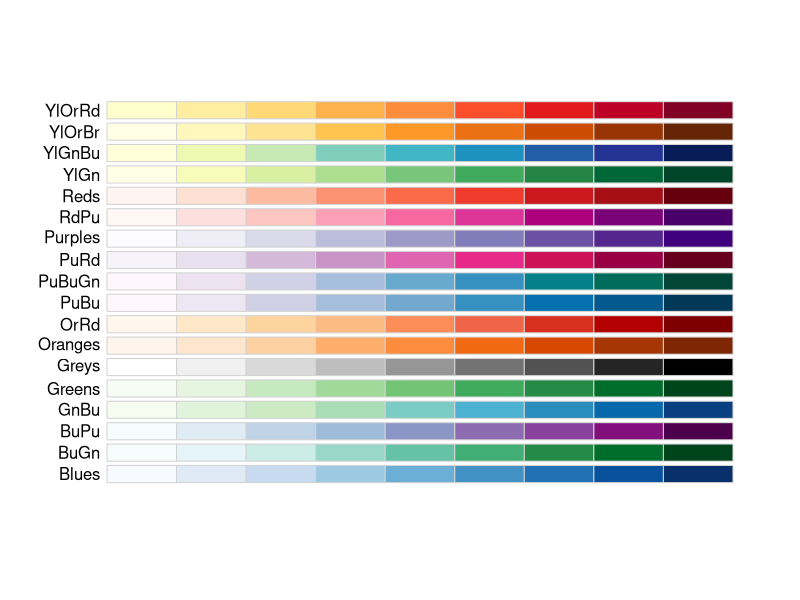
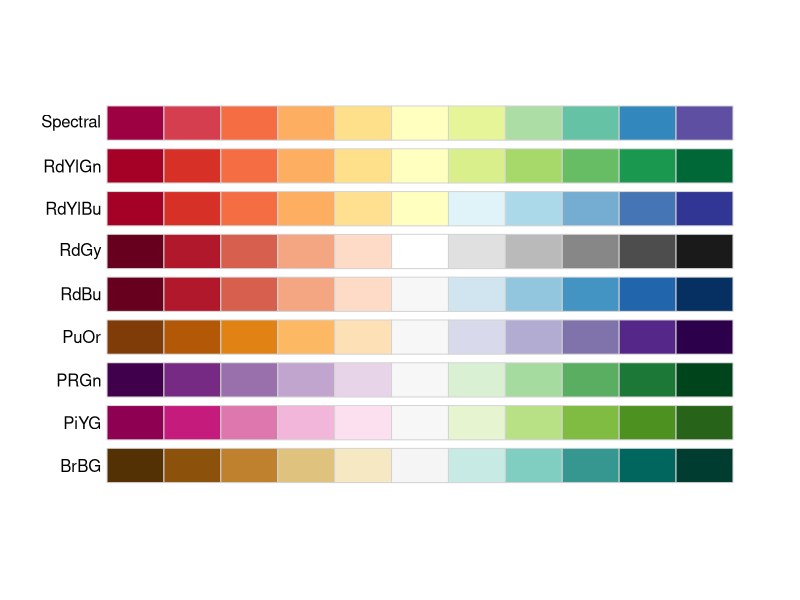
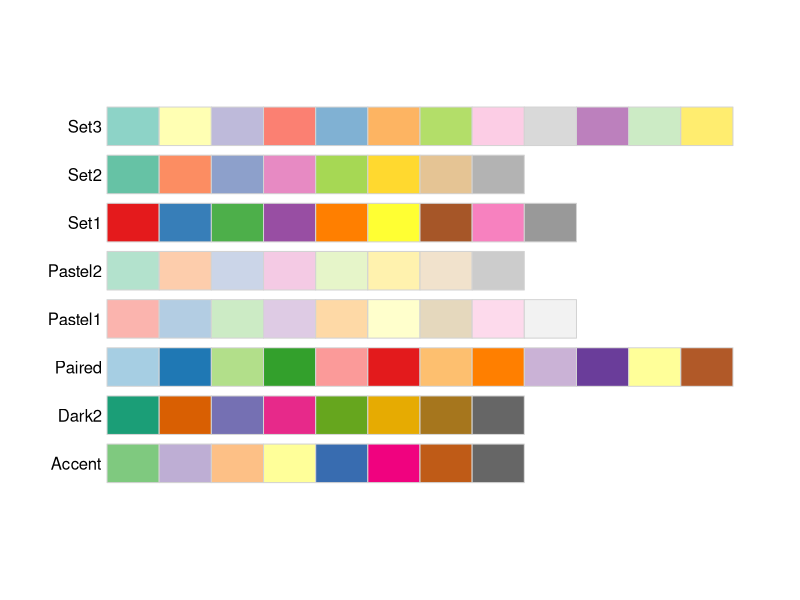
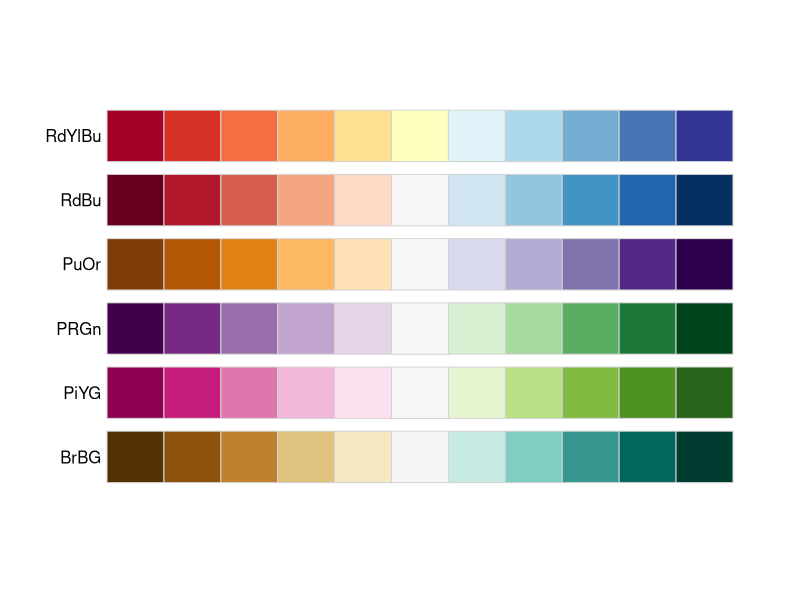
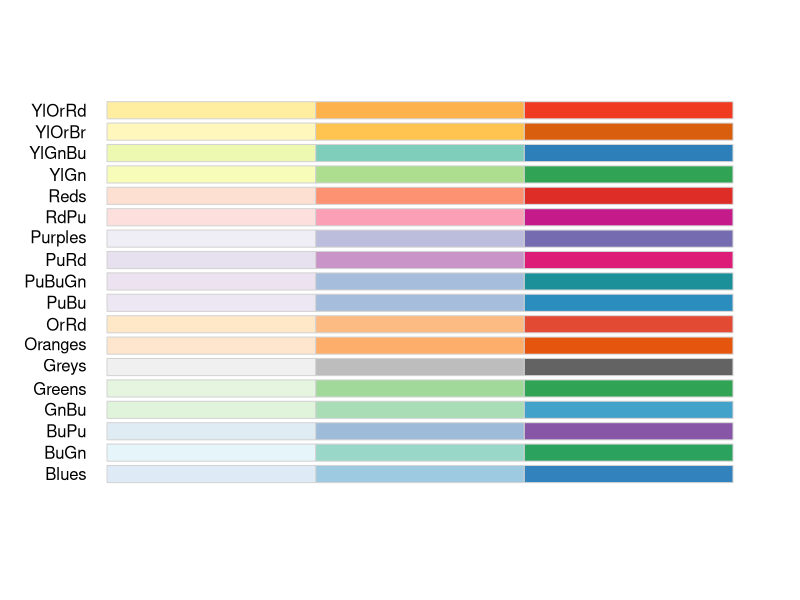
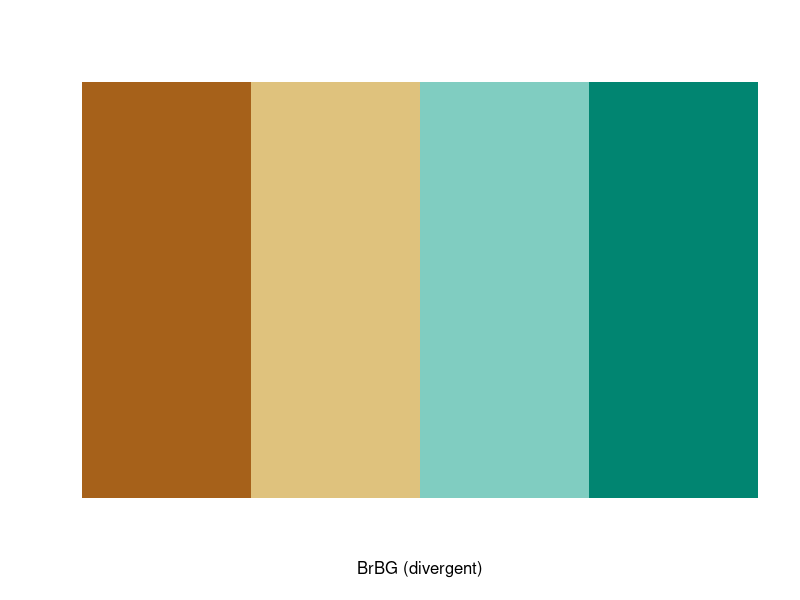
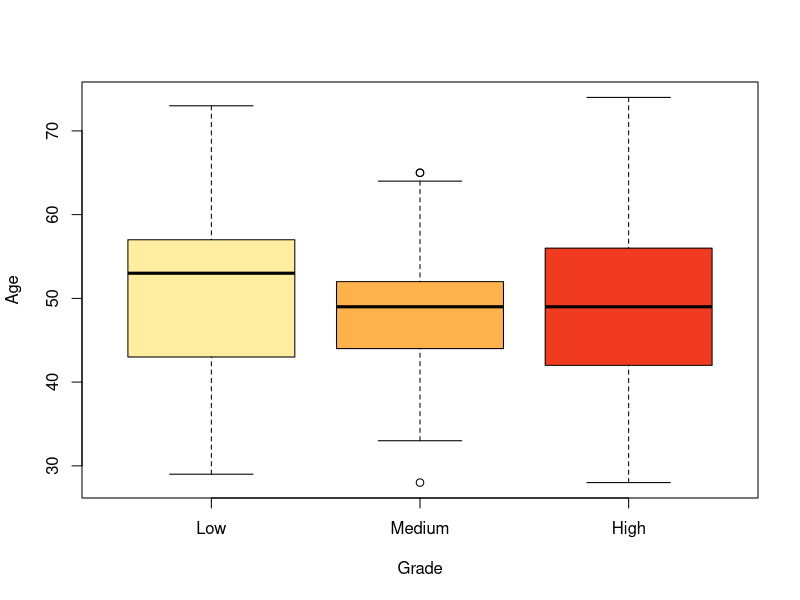
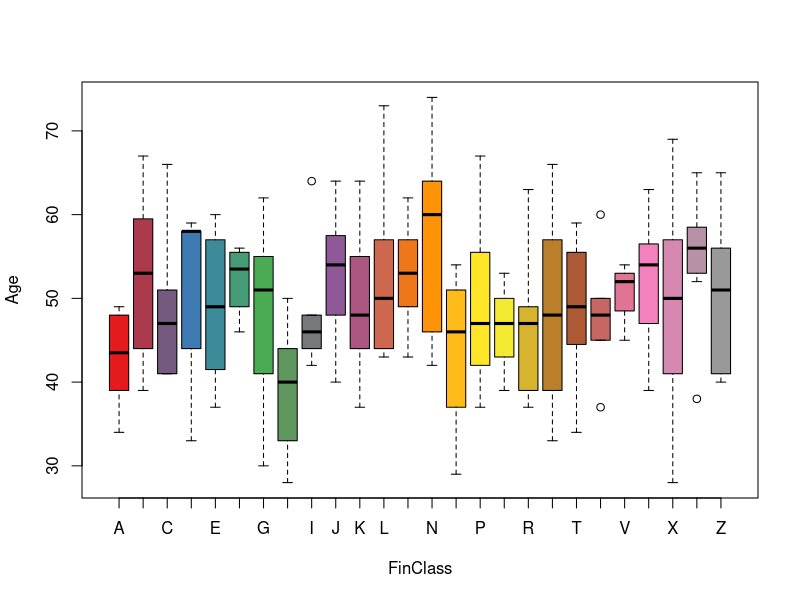

These figures' R source, in order:
## ---- chunk 1
#| message: false
#| warning: false

library(RColorBrewer)
library(tibble)
library(dplyr)
library(ggplot2)
## ---- chunk 2
head(RColorBrewer::brewer.pal.info, 20)
## ---- chunk 3
RColorBrewer::display.brewer.all(type = "seq")
## ---- chunk 4
RColorBrewer::display.brewer.all(type = "div")
## ---- chunk 5
RColorBrewer::display.brewer.all(type = "qual")
## ---- chunk 6
RColorBrewer::display.brewer.all(
  type = "div",
  colorblindFriendly = TRUE
)
## ---- chunk 7
RColorBrewer::display.brewer.all(
  3,
  type = "seq",
  colorblindFriendly = TRUE
)
## ---- chunk 8
RColorBrewer::display.brewer.pal(
  4,
  "BrBG"
)
## ---- chunk 9
set.seed(12)

fin_class <- sample(
  c(LETTERS),
  size = 200,
  replace = T
)

age <- round(
  rnorm(
    200,
    mean = 50,
    sd = 10
  ),
  digits = 0
)

grades <- sample(
  c("Low","Medium", "High"),
  size = 200,
  replace = T
)

survey <- sample(
  1:5,
  size = 200,
  replace = T
)

dfr <- tibble(
  FinClass = fin_class,
  Age = age,
  Grade = grades,
  Survey = survey
)
## ---- chunk 10
dfr$Grade <- factor(
  dfr$Grade,
  levels = c("Low", "Medium", "High")
)
## ---- chunk 11
#| label: fig-simpleboxplot
#| fig-cap: Simple box-and-whisker plot

boxplot(
  Age ~ Grade,
  data = dfr,
  col = RColorBrewer::brewer.pal(3, "YlOrRd")
)
## ---- chunk 12
#| label: fig-extendcolors
#| fig-cap: Extending the number of colors

boxplot(
  Age ~ FinClass,
  data = dfr,
  col = (colorRampPalette(RColorBrewer::brewer.pal(9, "Set1")))(26)
)
## ---- chunk 13
#| label: fig-ggplotboxplot
#| fig-cap: Using ggplot2 to create a box-and-whisker plot
dfr %>% ggplot2::ggplot(
  aes(
    x = Grade,
    fill = Grade,
    y = Age
  )
) + 
  ggplot2::geom_boxplot() +
  ggplot2::scale_fill_brewer(
    palette = "YlOrRd"
  ) +
  labs(
    title = "Age per grade"
  ) +
  ggplot2::xlab("Grade")
## ---- chunk 14
#| label: fig-reverseorderbox
#| fig-cap: Reversing the order of the colors to reflect the levels of the categorical variable

dfr %>% ggplot2::ggplot(
  aes(
    x = Grade,
    fill = Grade,
    y = Age
  )
) + 
  ggplot2::geom_boxplot() +
  ggplot2::scale_fill_brewer(
    palette = "YlOrRd",
    direction = -1
  ) +
  labs(
    title = "Age per grade"
  ) +
  ggplot2::xlab("Grade")
## ---- chunk 15
#| label: fig-manymore
#| fig-cap: Extending the number of colors to the number of unique elements in the variable

color_count = length(unique(dfr$FinClass))
get_palette = colorRampPalette(RColorBrewer::brewer.pal(3, "Set1"))

dfr %>% ggplot2::ggplot(
  aes(
    x = FinClass,
    fill = FinClass,
    y = Age
  )
) + 
  ggplot2::geom_boxplot() +
  ggplot2::scale_fill_manual(
    values = get_palette(color_count)
  ) +
  labs(
    title = "Age per financial class"
  ) +
  ggplot2::xlab("Financial class")
## ---- chunk 16
dfr$Survey <- factor(
  dfr$Survey,
  levels = 1:5
)
## ---- chunk 17
#| label: fig-seqrev
#| fig-cap: Solution to task
dfr %>% ggplot2::ggplot(
  aes(
    x = Survey,
    fill = Survey,
    y = Age
  )
) + 
  geom_boxplot() +
  scale_fill_brewer(
    "Blues",
    direction = -1
  )
